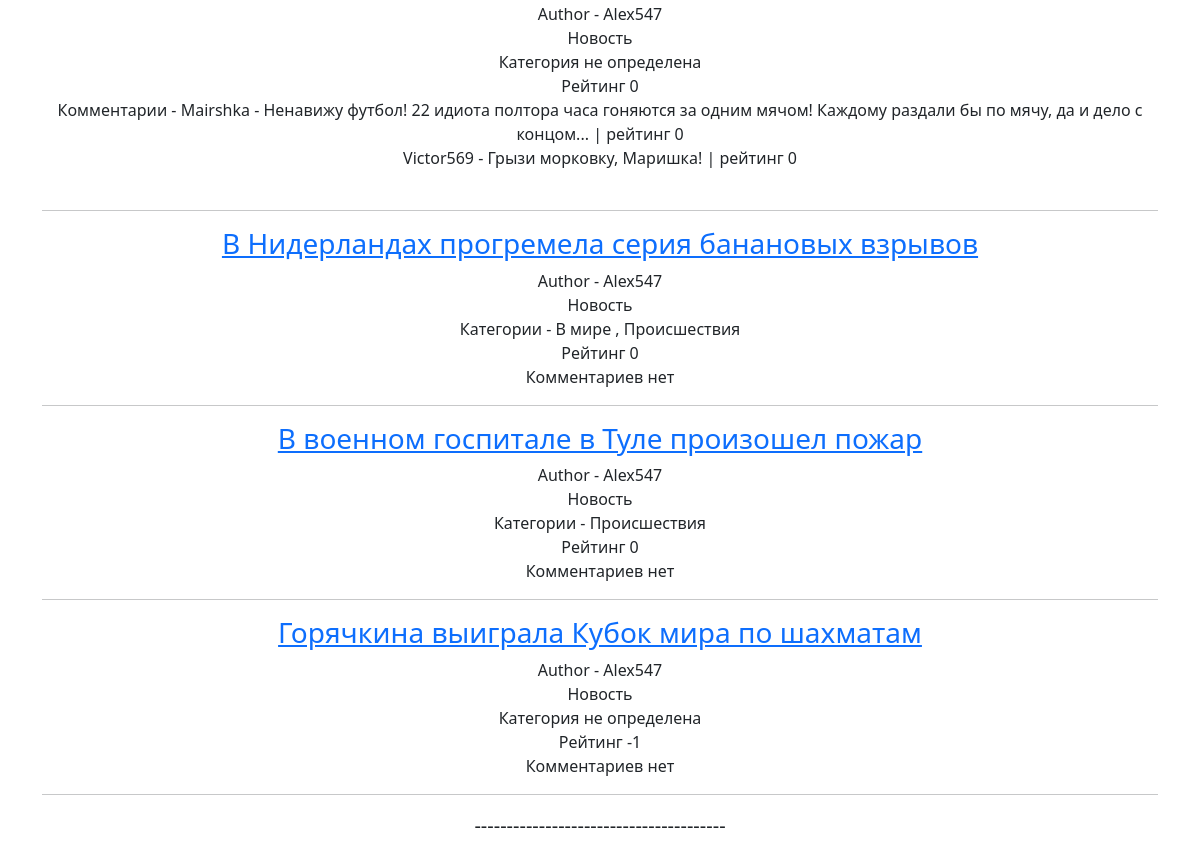
Before: / (lower part) with the older database file.
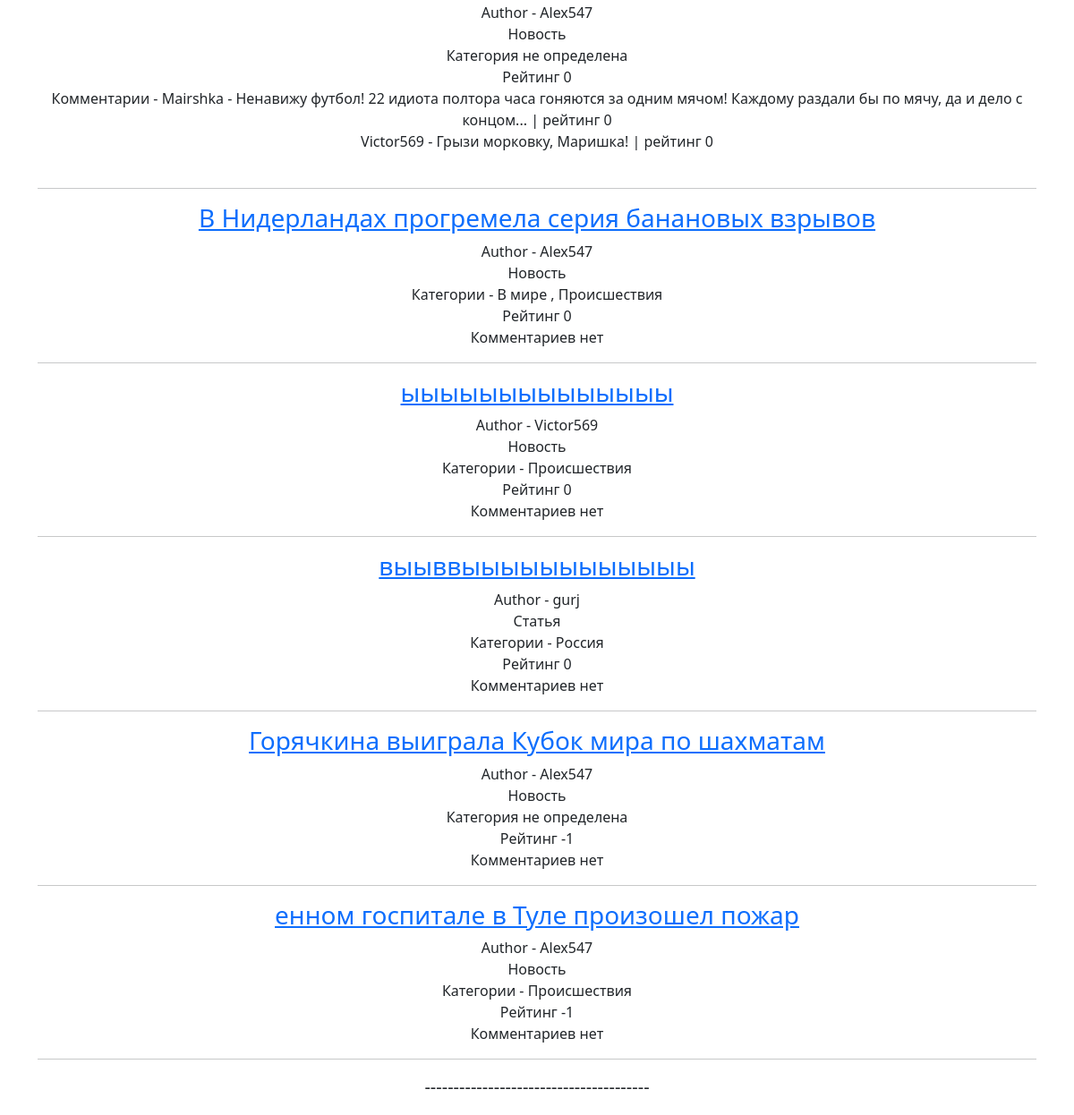
After: the same page with the newer database file.
### newsportal/models.py (models this page shows, shortened)
class Post(models.Model):
    author = models.ForeignKey(Author, on_delete=models.CASCADE, verbose_name='Автор')
    type_post = models.CharField(max_length=1, choices=POSTS, verbose_name='Тип поста')
    time_created = models.DateTimeField(auto_now_add=True, verbose_name='Дата создания')
    category = models.ManyToManyField(Category, through="PostCategory", verbose_name='Категория')
    title =  models.CharField(max_length=255, verbose_name='Оглавление')
    content = models.TextField( verbose_name='Содержание')
    rating = models.SmallIntegerField(default=0, verbose_name='Рейтинг')
    def __str__(self):
        return f'{self.get_type_post_display()} - {self.title}'
    def  preview(self):
        p = self.content[:124]
        return f'{p}...'

class Author(models.Model):
    author = models.OneToOneField(User, on_delete=models.CASCADE)
    rating = models.SmallIntegerField(default=0)
    def __str__(self):
        return self.author.username

class Comment(models.Model):
    post = models.ForeignKey(Post, on_delete=models.CASCADE)
    user = models.ForeignKey(User, on_delete=models.CASCADE)
    content = models.TextField()
    date_created = models.DateTimeField(auto_now_add=True)
    rating = models.SmallIntegerField(default=0)

class Category(models.Model):
    name = models.CharField(max_length=150, unique=True)
    def __str__(self):
        return self.name

### newsportal/views.py (the view)
# urls.py: path('', index, name='homenewsportal'),
def index(request):
    posts = Post.objects.order_by('-rating')
    best_post = posts[0]
    context = {
        'title':'Все посты',
        'posts':posts,
        'best_post':best_post
    }
    return render(request, 'newsportal/index.html', context)

### newsportal/templatetags/custom_filters.py (called while the page is built)
@register.filter()
def censor(value:str):
   swear_words = ('банан', 'морков', 'карто', 'броккол', 'ананас',
                  'Банан', 'Морков', 'Карто', 'Броккол', 'Ананас',)
   for word in swear_words:
      if word in value:
          value = value.replace(word, '****')
   return value

### newsportal/templates/newsportal/index.html (shortened to what this page needs)
{% extends 'newsportal/default.html' %}
{% load custom_filters %}
{% block content %}
{% for post in posts %}
<a href="{% url 'showpost' post.pk %}"><h3>{{ post.title }}</h3></a>
Author - {{ post.author }}<br>
{{ post.get_type_post_display }}<br>
{% if post.category.all %}
Категории - {% for cat in post.category.all %}
{{ cat }}    {% if not forloop.last %}, {% endif %}
{% endfor %}
{% else %} Категория не определена
{% endif %}
<br>
Рейтинг  {{ post.rating }}<br>
{% if  post.comment_set.all %}
Комментарии - {% for comment in post.comment_set.all %}
{{ comment.user }} - {{ comment.content }} | рейтинг  {{ comment.rating }}<br>
{% endfor %}
{% else %} Комментариев нет
{% endif %}
<br>
<hr>
{% endfor %}
{% endblock content %}

Changed rows visible on the page:
added Post: title "ыыыыыыыыыыыыыы", author "Victor569", type_post "Новость", rating "0", shows "Комментариев нет", Category (name "Происшествия")
added Post: title "выыввыыыыыыыыыыыы", author "gurj", type_post "Статья", rating "0", shows "Комментариев нет"
now on this page (row unchanged): Category: name "Россия", shown under "выыввыыыыыыыыыыыы"
shown differently, row unchanged: Post "Горячкина выиграла Кубок мира по шахматам": moves up the list
changed Post: title "В военном госпитале в Туле произошел пожар" → "енном госпитале в Туле произошел пожар"; rating "0" → "-1"
